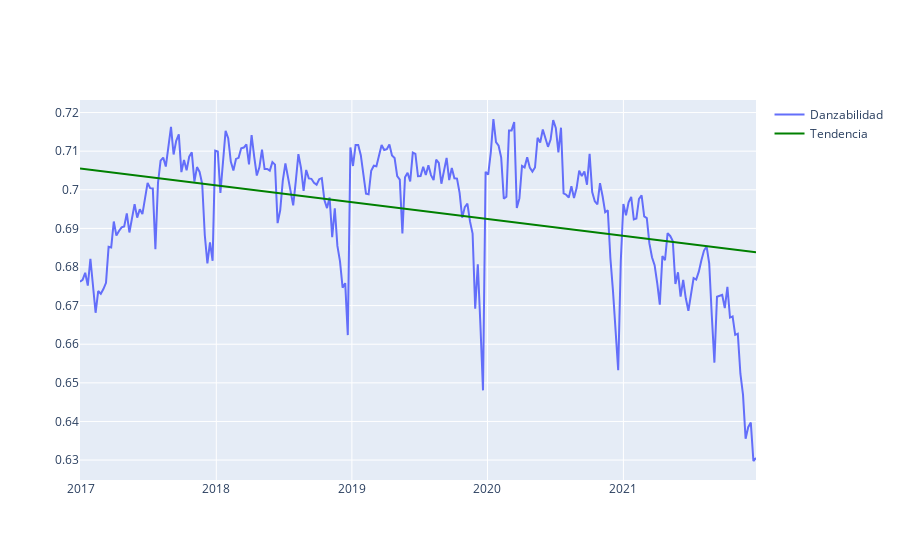

The cell this chart's notebook holds for it:
### Code cell
import plotly.express as px
import plotly.graph_objects as go
from plotly.subplots import make_subplots
from numpy import cov, var

beta = cov(semanal.index, semanal.danceability)
beta = beta[0,1]/beta[0,0]
alfa = semanal.danceability.mean() -  beta * semanal.id.mean()

fig = go.Figure()
fig.add_trace(go.Scatter(
    x = semanal.start,
    y = semanal.danceability,
    name = "Danzabilidad",
    
))
fig.add_trace(go.Scatter(
    x = semanal.start,
    y = semanal.id*beta + alfa,
    name='Tendencia',
    marker = {'color' : 'green'})),
    
fig.show()
go.Scatter

### Figure 1 — Plotly figure (JSON) as saved in the notebook; plotly's stock layout.template omitted (floating-point values rounded to 4 significant figures; data arrays with more than 128 entries replaced by an {"elided": "..."} marker saying what was removed)
{"data": [{"name": "Danzabilidad", "type": "scatter", "x": {"elided": "260 str values"}, "y": {"elided": "260 float values"}}, {"marker": {"color": "green"}, "name": "Tendencia", "type": "scatter", "x": {"elided": "260 str values"}, "y": {"elided": "260 float values"}}], "layout": {}}
